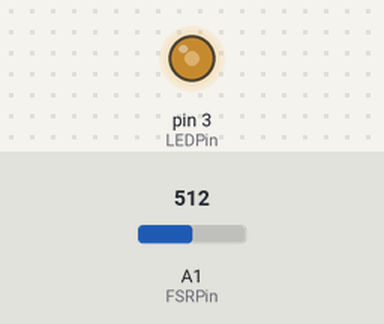
Recording of a sketch running on a simulated Arduino Uno, built with avr-gcc and run on an emulated ATmega328P. Parts: output pins drawn as LEDs (lit = HIGH). Inputs (shaded band) come from the test bench; at power-on: A1 (FSRPin) = 512.

Above: at 1.2 s.
1.3 s: A1 (FSRPin) set to 716
At 1.6 s:
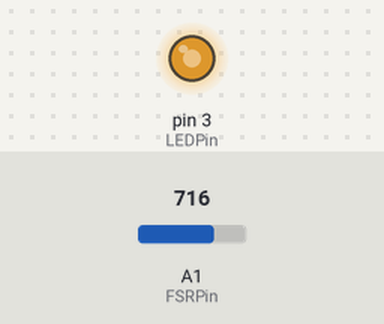
2.8 s: A1 (FSRPin) set to 900
At 3.9 s:
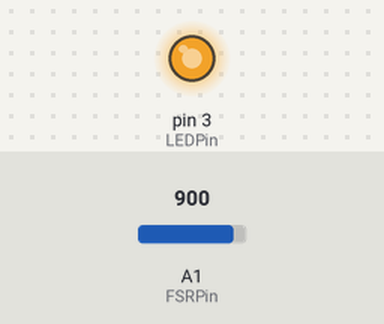
4.3 s: A1 (FSRPin) set to 122
At 5.1 s:
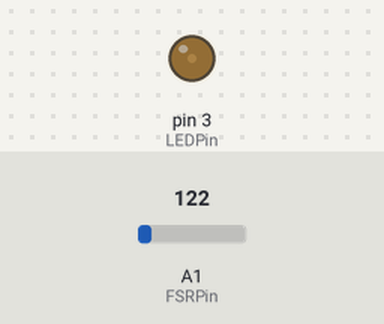
5.8 s: A1 (FSRPin) set to 0
At 6.2 s:
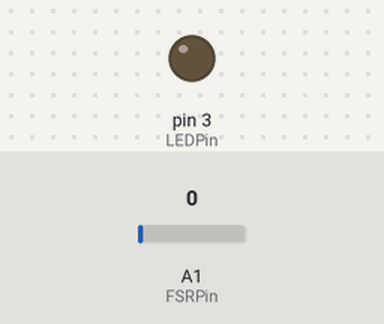
Timing chart, 0 to 8.3 s (numbered marks = the images above; inputs shaded):
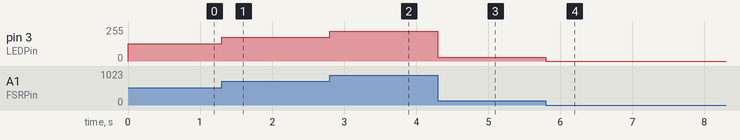

Measured:
- after the input at 1.3 s, pin 3 (LEDPin): 128/255 → 179/255 at once
- after the input at 2.8 s, pin 3 (LEDPin): 179/255 → 225/255 at once
- after the input at 4.3 s, pin 3 (LEDPin): 225/255 → 30/255 at once
- after the input at 5.8 s, pin 3 (LEDPin): 30/255 → 0/255 at once

The sketch:

PWMTest.ino
```cpp
int LEDPin = 3;
int FSRPin = 1;
int value;

void setup() {
  // put your setup code here, to run once:
  pinMode(LEDPin, OUTPUT);
}

void loop() {
  // put your main code here, to run repeatedly:
  value = analogRead(FSRPin);
  analogWrite(LEDPin, value / 4);
}
```
